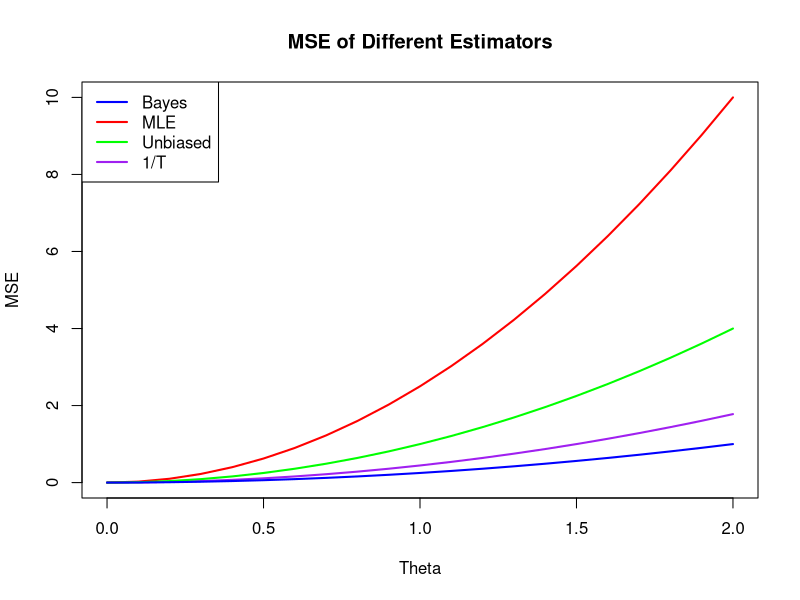

Write the R code that produced this figure.
# Page 507

theta_values <- seq(0, 2, by = 0.1)

mse_bayes <- function(theta) {
  if (theta <= 3.1) {
    return(4 / (2 + 1) * (theta^2 / (2 + 1)))
  } else {
    return((4 / (2 + 1))^2 + theta^2 / (2 + 1) * (2 / (2 + 1))^2)
  }
}

mse_mle <- function(theta) {
  return((9 * theta^2 / 4) + (theta^2 / 4))
}

mse_unbiased <- function(theta) {
  return(theta^2)
}

mse_1_over_t <- function(theta) {
  return(theta^2 / 4)
}

mse_bayes_values <- sapply(theta_values, mse_bayes)
mse_mle_values <- mse_mle(theta_values)
mse_unbiased_values <- mse_unbiased(theta_values)
mse_1_over_t_values <- mse_1_over_t(theta_values)

plot(theta_values, mse_bayes_values, type = "l", col = "purple", ylim = c(0, max(mse_mle_values)), ylab = "MSE", xlab = "Theta", lwd = 2, main = "MSE of Different Estimators")
lines(theta_values, mse_mle_values, col = "red", lwd = 2)
lines(theta_values, mse_unbiased_values, col = "green", lwd = 2)
lines(theta_values, mse_1_over_t_values, col = "blue", lwd = 2)
legend("topleft", legend = c("Bayes", "MLE", "Unbiased", "1/T"), col = c("blue", "red", "green", "purple"), lty = 1, lwd = 2)
